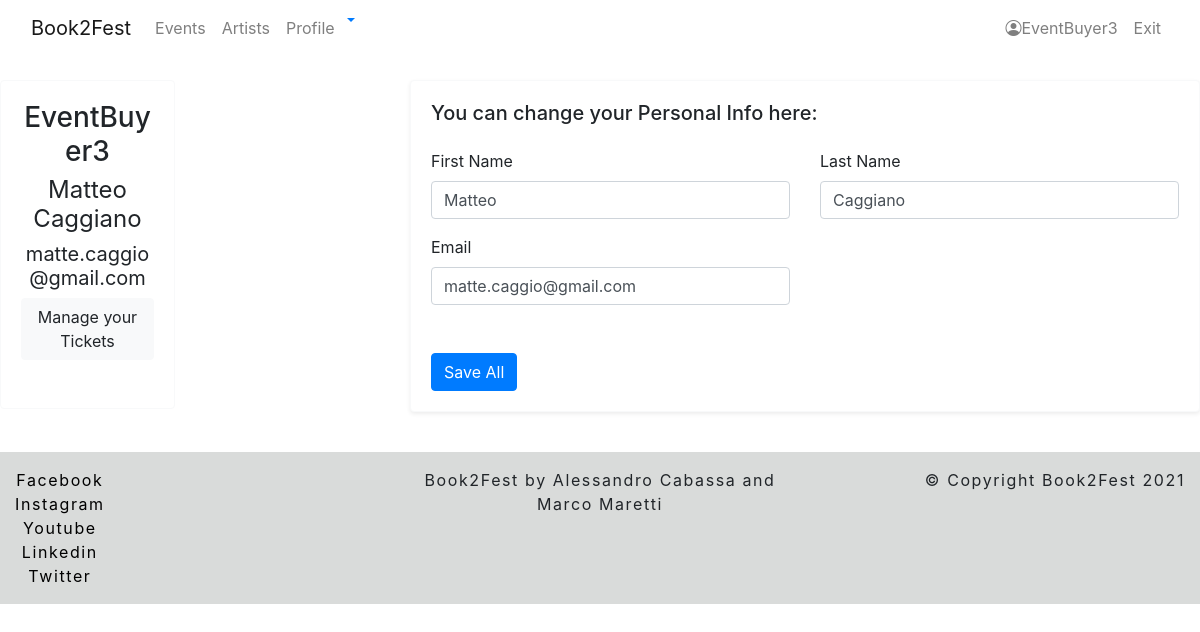
The app's page /book2fest/user/profile (signed in) with its own data.
### book2fest/models.py (models this page shows, shortened)
class UserProfile(models.Model):
    user = models.OneToOneField(User, related_name='user_profile', on_delete=models.CASCADE)

### book2fest/views.py (the view, shortened to what this page needs)
# urls.py: path('user/profile', UserProfileView.as_view(), name='user-profile'),
class UserProfileView(LoginRequiredMixin, UserRequiredMixin, View):
    profile = None
    def get(self, request):
        context = {'profile': self.profile}
        return render(request, 'book2fest/user/user_profile.html', context)

### book2fest/mixin.py (called while the page is built)
    def dispatch(self, request, *args, **kwargs):
        try:
            self.profile = UserProfile.objects.get(user=request.user)
            return super().dispatch(request, *args, **kwargs)
        except ObjectDoesNotExist:
            messages.error(request, "You have no authorization to access this page.")
            return redirect('book2fest:organizer-profile')

### book2fest/templates/book2fest/user/user_profile.html (shortened to what this page needs)
{% extends 'base.html' %}
{% load crispy_forms_tags %}
{% block content %}
    <main class="content">
        <form action="{% url 'book2fest:user-profile' %}" method="POST" enctype="multipart/form-data">
            <div class="row">
                <div class="col-12 col-xl-4">
                    <div class="row">
                        <div class="col-6 mb-4">
                            <div class="card border-light text-center p-0">
                                <div class="card-body pb-5">
                                    <h4 class="h3">{{ profile.user.username }}</h4>
                                       <h4 class="font-weight-normal">{{ profile.user.get_full_name }}</h4>
                                    <h5 class="font-weight-normal">
                                        {{ request.user.email }}
                                    </h5>
                                    <a href="{% url 'book2fest:ticket-list' %}"><button type="button" class="btn btn-light">Manage your Tickets</button></a>
                                </div>
                            </div>
                        </div>
                    </div>
                </div>
                <div class="col-12 col-xl-8">
                    <div class="card card-body bg-white border-light shadow-sm mb-4">
                        <h2 class="h5 mb-4">You can change your Personal Info here:</h2>
                        <div class="row">
                            <div class="col-md-6 mb-3">
                                <div>
                                    <label for="first_name">First Name</label>
                                    <input name="first_name" class="form-control" id="first_name" type="text"
                                           placeholder="Enter your first name" value="{{ profile.user.first_name }}"
                                           required>
                                </div>
                            </div>
                            <div class="col-md-6 mb-3">
                                <div>
                                    <label for="last_name">Last Name</label>
                                    <input name="last_name" class="form-control" id="last_name" type="text"
                                           placeholder="Also your last name" value="{{ profile.user.last_name }}"
                                           required>
                                </div>
                            </div>
                        </div>
                        <div class="row">
                            <div class="col-md-6 mb-3">
                                <div class="form-group">
                                    <label for="email">Email</label>
                                    <input name="email" class="form-control" id="email" type="email"
                                           placeholder="name@example.com" value="{{ profile.user.email }}">
                                </div>
                            </div>
                        </div>
                        <div class="mt-3">
                            <button type="submit" class="btn btn-primary">Save All</button>
                        </div>
                    </div>
                </div>
            </div>
        </form>
    </main>
{% endblock content %}

### templates/navbar.html (shortened to what this page needs)
{% load notifications_tags %}
<header>
    <nav class="navbar navbar-expand-md navbar-light bg-white fixed-top">
        <div class="container-fluid">
            <a class="navbar-brand" href="{% url 'homepage' %}">Book2Fest</a>
            <div class="navbar-collapse collapse justify-content-between " id="navbarCollapse">
                <ul class="navbar-nav me-auto mb-2 mb-md-0 ">
                    <li class="nav-item">
                        <a class="nav-link" aria-current="page" href="{% url 'book2fest:event-list' %}">Events</a>
                    </li>
                    <li class="nav-item">
                        <a class="nav-link" href="{% url 'book2fest:artist-list' %}">Artists</a>
                    </li>
                    <li class="nav-item">
                        <a class="nav-link" href="{% url 'book2fest:profile' %}">Profile</a>
                    </li>
                    <li class="dropdown">
                        <a href="#" class="dropdown-toggle" data-toggle="dropdown">
                        </a>
                    </li>
                </ul>
                <ul class="navbar-nav">
                    <li class="nav-item">
                        {% if not user.is_authenticated %}
                            <ul class="navbar-nav me-auto mb-2 mb-md-0 ">
                                <li class="nav-item">
                                    <a class="nav-link" href="{% url 'login' %}">Log in</a>
                                </li>
                                <li>
                                    <a class="nav-link" href="{% url 'user-create' %}">Register</a>
                                </li>
                            </ul>
                        {% else %}
                            <ul class="navbar-nav me-auto mb-2 mb-md-0 ">
                                <li class="nav-item">
                            <a class="nav-link" href="{% url 'book2fest:profile' %}"><i class="bi bi-person-circle"></i>{{ user.username }}</a>
                                </li>
                                <li>
                                    <a class="nav-link" href="{% url 'logout' %}">Exit</a>
                                </li>
                            </ul>
                        {% endif %}
                    </li>
                </ul>
            </div>
        </div>
    </nav>
</header>

### static/css/main.css (style rules this page uses)
body { margin-top: 5rem; overflow-x: hidden; }

### records on screen
UserProfile: user.username "EventBuyer3", user.get_full_name "Matteo Caggiano", first_name "Matteo", last_name "Caggiano", email "matte.caggio@gmail.com"

### other values on screen
{{ user.username }} "EventBuyer3"
{{ request.user.email }} "matte.caggio@gmail.com"
